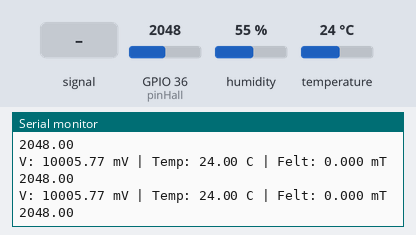
The sketch below on a simulated ESP32. Shown: the last lines printed to the serial monitor. Inputs (shaded band) come from the test bench; at power-on: temperature 24 °C, GPIO 36 (pinHall) = 2048, humidity 55 %.

Above: at 1.6 s.
1.7 s: GPIO 36 (pinHall) fed a 200 Hz sine of ±327 counts around its level
At 2.01 s:
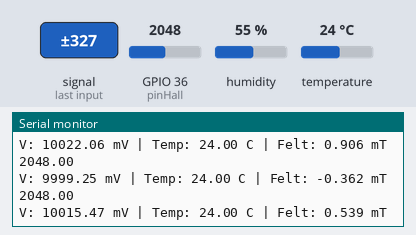
3.2 s: temperature set to 12 °C
At 3.24 s:
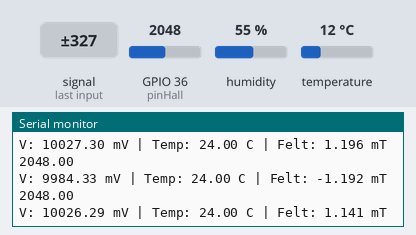
4.7 s: GPIO 36 (pinHall) set to 2866
At 4.71 s:
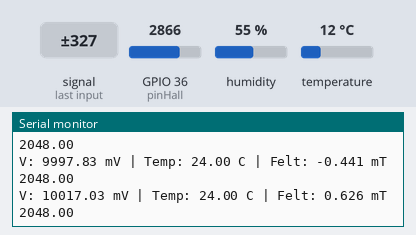
6.2 s: GPIO 36 (pinHall) fed a 1000 Hz sine of ±1023 counts around its level
7.7 s: temperature set to 19 °C
At 7.77 s:
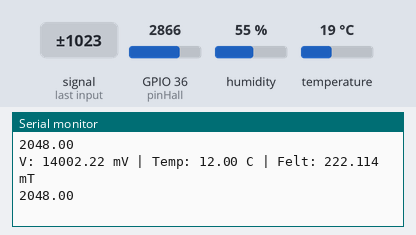
9.2 s: GPIO 36 (pinHall) set to 3603
At 9.25 s:
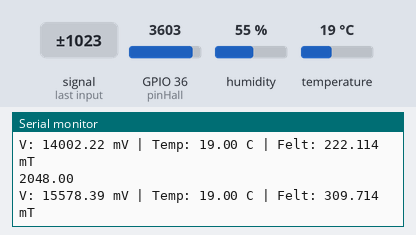
Timing chart, 0 to 11.7 s (numbered marks = the images above; inputs shaded):
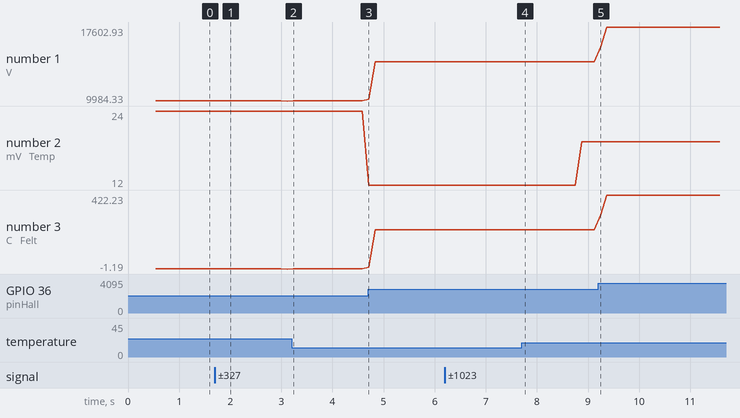

The sketch:

esp32_halleftect_sensor.ino
```cpp
#include "DHT.h"

#define DHTPIN 2
#define DHTTYPE DHT22
DHT dht(DHTPIN, DHTTYPE);

const int pinHall = A0;
float vccActual = 4998.0; // Mål faktiske 5V pin og indsæt mV her
float zeroPoint = 511.2;  // 512.0 Standard midtpunkt (bliver kalibreret i setup)

void setup() {
  Serial.begin(115200);
  dht.begin();

  // Kalibrering af nulpunkt (Quiescent Voltage)
  long sum = 0;
  for(int i = 0; i < 200; i++) {
    sum += analogRead(pinHall);
    delay(2);
  }
  zeroPoint = sum / 200.0;
}

void loop() {
    Serial.println(zeroPoint);
  long rawSum = 0;
  int samples = 1000;
  for (int i = 0; i < samples; i++) {
    rawSum += analogRead(pinHall);
  }
  float avgRaw = (float)rawSum / samples;
  float outputV = (avgRaw * vccActual) / 1023.0;

  float temp = dht.readTemperature();
  if (isnan(temp)) temp = 25.0;

  // beregning af følsomhed (Sensitivity)
  // Databladet siger ca. 1.8 mV/G ved 5V.
  // Følsomheden ændrer sig med VCC: Sens = (VCC / 5.0) * 1.8
  float sensitivity = (vccActual / 5000.0) * 1.8;

  // Beregn Magnetfelt i Gauss (G) og derefter milliTesla (mT)
  // (Aktuel spænding - Nulpunkt spænding) / følsomhed
  float zeroPointV = (zeroPoint * vccActual) / 1023.0;
  float magneticFluxG = (outputV - zeroPointV) / sensitivity;
  float magneticFluxMT = magneticFluxG / 10.0; // 10 Gauss = 1 mT

  // Output
  Serial.print("V: "); Serial.print(outputV);
  Serial.print(" mV | Temp: "); Serial.print(temp);
  Serial.print(" C | Felt: "); Serial.print(magneticFluxMT, 3);
  Serial.println(" mT");

  delay(10);
}
```

Measured:
- after the input at 1.7 s, the serial monitor: prints a new line after 0.06 s (image 1)
- after the input at 9.2 s, the serial monitor: prints a new line after 0.05 s (image 5)
- plotted number 1: 10005.77 → 9984.33 after the input at 1.7 s, 10017.03 → 14002.22 after the input at 4.7 s, 14002.22 → 17602.93 after the input at 9.2 s
- plotted number 2: 12 → 19 after the input at 7.7 s
- plotted number 3: 0 → -1.19 after the input at 1.7 s, 0.63 → 222.11 after the input at 4.7 s, 222.11 → 422.23 after the input at 9.2 s
